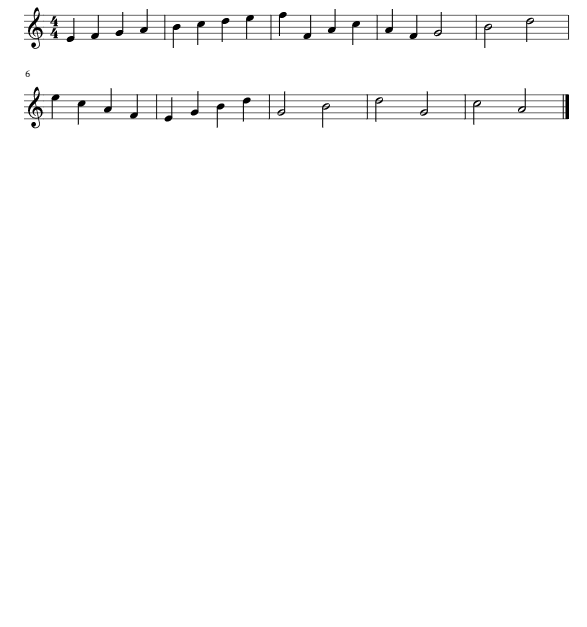
#> input picture images/8.png, 587 x 627 px
$ python extractTemplates.py
#> lines starting #> are read from the running program, lines starting #| are printed output that depends on the picture; after the words box and inside, x2 and y2 are one past the last pixel; in counts of white or black regions, pixels touching at a corner belong together
#> further down, raw_image is the input picture: shape (627, 587, 3); min 0, max 255, mean 251.2
### interpretMusic.py
import cv2
import numpy as np
import os

# given the top and bottom lines of a staff, and the location of a note within those lines, return the letter of the note
# [16 lines left out: function getNoteLetter, not called in this run]

# Function for the sorting of lines
def lines_sort_function(e):
    return float(e[0][1] + e[1][1])/2

# For staff line grouping
def euclid_distance(line_one, line_two):
    return np.sqrt(np.sum((line_one - line_two) ** 2, axis=0))

# primary function so we can use it in other scripts
def findLines(input_image_name:str):
#> called with input_image_name = './images/8.png'
    SIGMA_BLUR = 1.0
    # adjustable parameters to fine tune the edge detector
    MIN_EDGES_FRACTION = 0.04
    MAX_EDGES_FRACTION = 0.06
    # kind of a throwaway parameter, with the below, the only lines detected are the staff lines
    MIN_HOUGH_VOTES_FRACTION = 0.10
    # only look for really long continuous lines (really reliably picks out the staff lines and nothing else)
    MIN_LINE_LENGTH_FRACTION = 0.75
    # adjustable parameter to allow lines to be detected with discontinuities (up to this times the image width)
    MAX_LINE_GAP_FRACTION = 0.02

    # create a directory for the output images in this file if one doesn't exist
    if not os.path.exists("./test_images/"):
        os.mkdir("./test_images/")

    # read in the raw image with the page of sheet music
    raw_image = cv2.imread(input_image_name)
    annotated_image = raw_image.copy()
    raw_image_height, raw_image_width, _ = raw_image.shape
#> raw_image_height = 627; raw_image_width = 587

    # convert image to grayscale
    gray_image = cv2.cvtColor(raw_image, cv2.COLOR_BGR2GRAY)

    # [12 lines of commented-out code are left out]
    _, thresh_image = cv2.threshold(gray_image,250,255,cv2.THRESH_BINARY_INV + cv2.THRESH_BINARY)
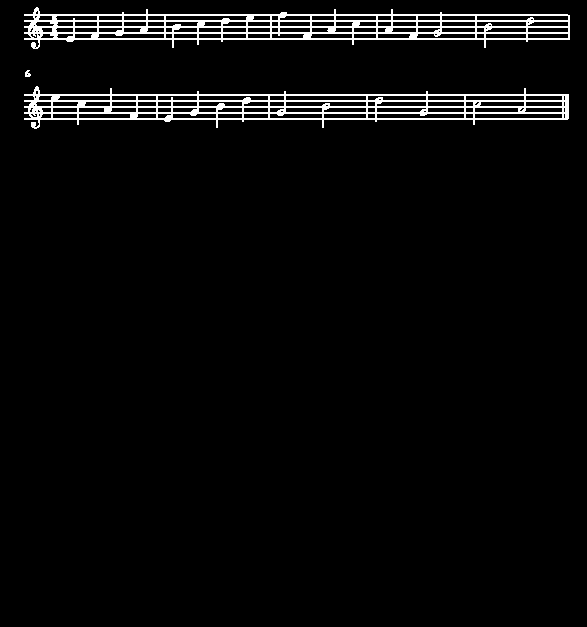
#> thresh_image: shape (627, 587); 3.7% white in thin lines or dots, all inside (x1, y1, x2, y2) = (24, 7, 570, 129)

    # create a simple kernel that is a square 0.1% the width of the image
    kernelSize = int(max((2, 0.001*thresh_image.shape[1])))
#> kernelSize = 2
    kernelShape = (kernelSize,kernelSize)
#> kernelShape = (2, 2)
    kernel = cv2.getStructuringElement(cv2.MORPH_RECT, kernelShape)
#> kernel = [[1, 1], [1, 1]]

    # # perform a morphological operations on the image to clean up small noise
    # thresh_image = cv2.morphologyEx(thresh_image, cv2.MORPH_CLOSE, kernel)
    thresh_image = cv2.morphologyEx(thresh_image, cv2.MORPH_OPEN, kernel)
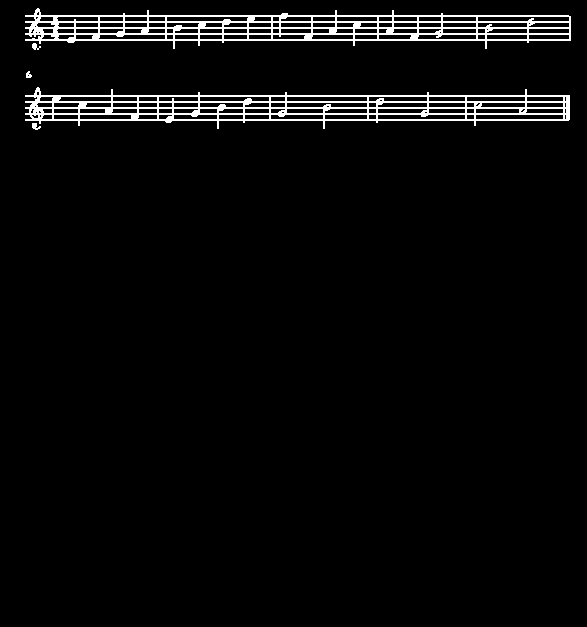
#> thresh_image: shape (627, 587); 3.7% white in thin lines or dots, all inside (x1, y1, x2, y2) = (25, 8, 571, 130)

    # use the thresholded image to throw out the background of the raw image for better line detection
    gray_image[thresh_image == 0] = 0
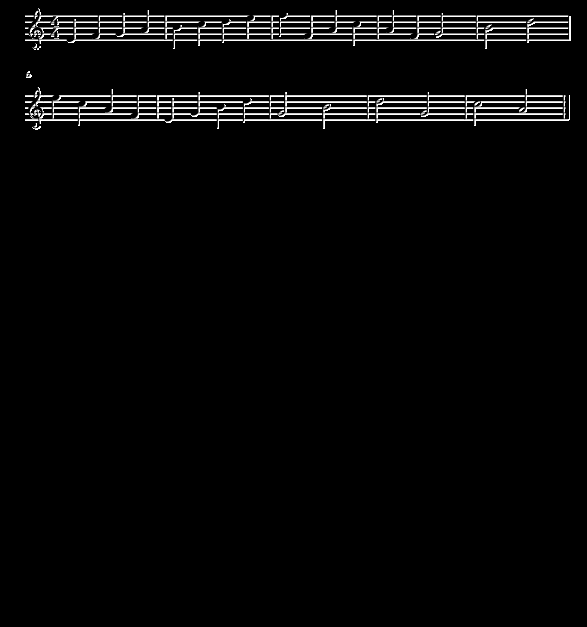
#> gray_image: shape (627, 587); min 0, max 255, mean 6.9

    cv2.imwrite("./test_images/thresholded_image.jpg", thresh_image)
    cv2.imwrite("./test_images/annotated_image.jpg", gray_image)

    # run the canny edge detector, adjusting the threshold until the number of edges
    # detected falls within the specified edge density
    thresh_canny = 1.0

    edge_image = cv2.Canny(
        image=gray_image,
        apertureSize=3,  # size of Sobel operator
        threshold1=thresh_canny,  # lower threshold
        threshold2=3*thresh_canny,  # upper threshold
        L2gradient=True  # use more accurate L2 norm
    )
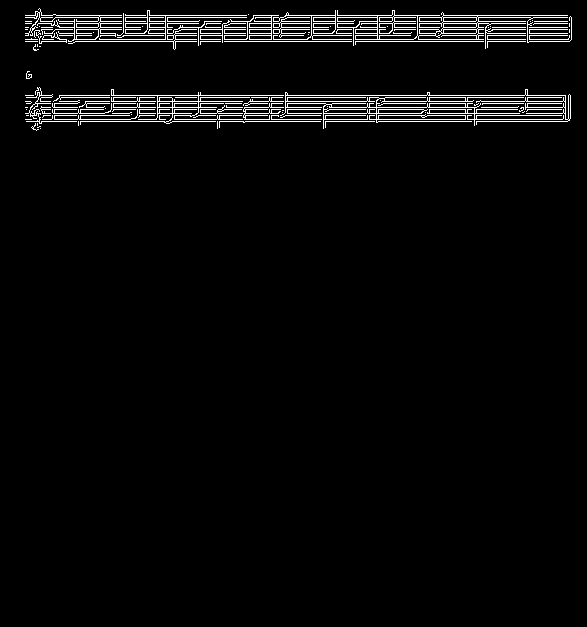
#> edge_image: shape (627, 587); 3.1% white in thin lines or dots, all inside (x1, y1, x2, y2) = (25, 8, 572, 131)

    # print("Test1")
    while np.sum(edge_image)/255 < MIN_EDGES_FRACTION * (raw_image_width * raw_image_height):
        thresh_canny *= 0.9
        edge_image = cv2.Canny(
            image=gray_image,
            apertureSize=3,  # size of Sobel operator
            threshold1=thresh_canny,  # lower threshold
            threshold2=3*thresh_canny,  # upper threshold
            L2gradient=True  # use more accurate L2 norm
        )
        if(thresh_canny < 0.001):
            break
#> this loop made 66 passes
#> thresh_canny on passes 1 to 12: 0.9, 0.81, 0.729, 0.656, 0.59, 0.531, 0.478, 0.43, 0.387, 0.349, 0.314, 0.282
#> after the loop, thresh_canny = 0.000955
    cv2.waitKey(0)

    while np.sum(edge_image)/255 > MAX_EDGES_FRACTION * (raw_image_width * raw_image_height):
        thresh_canny *= 1.1
        edge_image = cv2.Canny(
            image=gray_image,
            apertureSize=3,  # size of Sobel operator
            threshold1=thresh_canny,  # lower threshold
            threshold2=3*thresh_canny,  # upper threshold
            L2gradient=True  # use more accurate L2 norm
        )
        cv2.imshow("Test2", edge_image)
    cv2.waitKey(0)

    cv2.imwrite("./test_images/detected_edges.jpg", edge_image)

    # output shape is N, 2, 2 where N is the number of lines detected, each one having two endpoints with their own dimension (simplifies line printing later)
    houghLines = cv2.HoughLinesP(
        image=edge_image,
        rho=1,
        theta=np.pi/6, # reduce the number of angles to search through since lines will be nominally horizontal
        threshold=0, #int(edge_image.shape[1] * MIN_HOUGH_VOTES_FRACTION), NOTE: could reintroduce this, but given other parameters, the only lines detected are the ones we want
        lines=None,
        minLineLength=int(edge_image.shape[1] * MIN_LINE_LENGTH_FRACTION),
        maxLineGap=int(edge_image.shape[1] * MAX_LINE_GAP_FRACTION)
    ).squeeze().reshape(-1, 2, 2) # squeeze to remove unneccesary extra dimensions in the list, then reshape to put each endpoint in it's own array

    # Merges all lines that are within a range of each other
    SIMILARITY_THRESH = 5
    cleaned_lines = np.empty((0,2,2), np.int32)
    while 0 < len(houghLines):
        # Finds all lines that are similar to the current line and removes them from the list
        same_lines = np.empty((0,2,2))
        curr_line = houghLines[0]
        houghLines = np.delete(houghLines, 0, axis=0)
        for i, line in enumerate(houghLines):
            # Test if the euclidian distance between corresponding endpoints is less than the threshold and add to same_lines if so
            if (euclid_distance(curr_line, line) < SIMILARITY_THRESH).all():
                houghLines = np.delete(houghLines, i - same_lines.shape[0], axis=0)
                same_lines = np.vstack((same_lines, line.reshape((-1, 2, 2))))

        # Calculate the average of the similar lines and add to cleaned_lines
        new_line = np.int32((curr_line + np.sum(same_lines, axis=0)) / (same_lines.shape[0] + 1))
        cleaned_lines = np.vstack((cleaned_lines, new_line.reshape((-1, 2, 2))))
#> this loop made 10 passes
#> (curr_line, new_line) on passes 2 to 9: ([[25, 15], [567, 15]], [[25, 16], [569, 16]]), ([[25, 29], [571, 29]], [[25, 28], [571, 28]]), ([[26, 115], [570, 115]], [[25, 114], [570, 114]]), ([[25, 95], [570, 95]], [[25, 96], [570, 96]]), ([[25, 33], [571, 33]], [[25, 34], [571, 34]]), ([[25, 107], [570, 107]], [[25, 108], [570, 108]]), ([[25, 23], [571, 23]], [[25, 22], [571, 22]]), ([[26, 103], [570, 103]], [[25, 102], [570, 102]])
#> (curr_line, cleaned_lines) on pass 1: ([[25, 41], [569, 41]], [[25, 40], [570, 40]])
#> after the loop, houghLines = empty array

    # Group the lines into staff bounding boxes
    line_groups = np.empty((0, 5), dtype=np.int32)
    staff_boxes = np.empty((0, 4, 2), dtype=np.int32)

    # print the detected lines from the hough transform
    lines_image = raw_image.copy()

    for curr_line in cleaned_lines:
        # Create an array of tuples with the index, euclidean distance from the current line, and the y position of every line
        dists = np.array([
            (i, np.mean(euclid_distance(curr_line, line)), np.mean(line[:, 1])) for i, line in enumerate(cleaned_lines)
            ],
            dtype=[("i", int), ("dist", float), ("y", float)])
        # Get the indexes of the 5 smallest euclidean distance lines, sorted by their y position
        staff = np.array([i for i, _, _ in np.sort(np.sort(dists, order="dist")[:5], order="y")])

        # If it is a new staff, store and get the bounding box
        if staff not in line_groups:
            line_groups = np.vstack((line_groups, staff))
            staff_boxes = np.vstack((staff_boxes, cleaned_lines[staff[::4]].reshape(-1, 4, 2)))
            #Draw bounding box
            lines_image = cv2.rectangle(img=lines_image, pt1=staff_boxes[-1][0], pt2=staff_boxes[-1][3], color=(0, 0, 255), thickness=1)
#> this loop made 10 passes
#> (line_groups, staff_boxes) on pass 1: ([[1, 7, 2, 5, 0]], [[25, 16], [569, 16], [25, 40], [570, 40]])
#> (curr_line, line_groups) on pass 4: ([[25, 114], [570, 114]], [[1, 7, 2, 5, 0], [4, 8, 6, 3, 9]])
#> pass 1, in findLines, `lines_image = cv2.rectangle(img=lines_image, pt1=staff_boxes[-1][0], p..`:
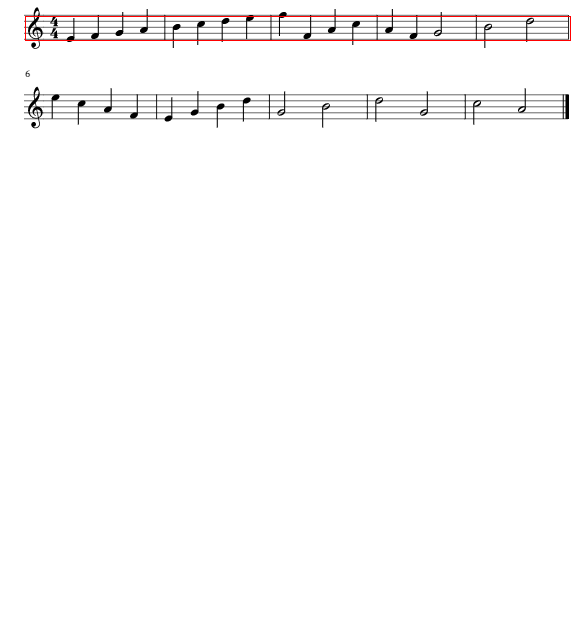
#> lines_image: shape (627, 587, 3); 0.31% of pixels changed, all inside (x1, y1, x2, y2) = (25, 16, 571, 41)
#> after the loop:
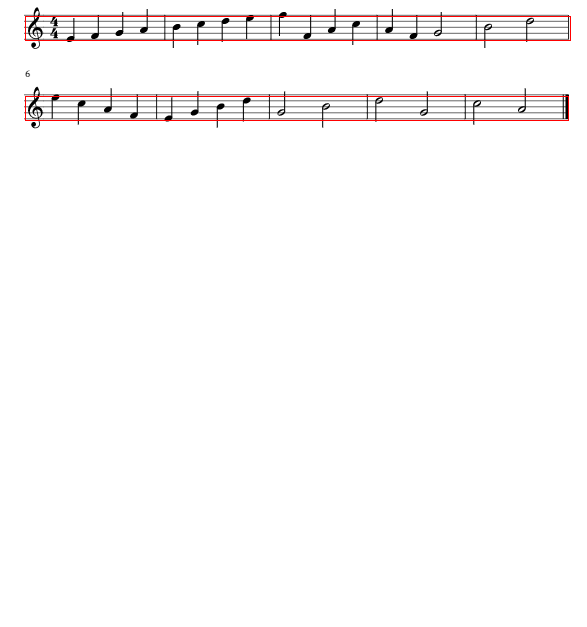
#> lines_image: shape (627, 587, 3); 0.31% of pixels changed, all inside (x1, y1, x2, y2) = (25, 96, 569, 121)

    # sort the line array (staff lines) from top to bottom
    cleaned_lines_list = list(cleaned_lines)
#> cleaned_lines_list = [[[25, 40], [570, 40]], [[25, 16], [569, 16]], [[25, 28], [571, 28]], [[25, 114], [570, 114]], [[25, 96], [570, 96]], [[25, 34], [571, 34]], [[25, 108], [570, 108]], [[25, 22], [571, 22]], [[25, 102], [570, 102]], [[25, 120], [568, 120]]]
    cleaned_lines_list = sorted(cleaned_lines_list, key=lines_sort_function)
#> cleaned_lines_list = [[[25, 16], [569, 16]], [[25, 22], [571, 22]], [[25, 28], [571, 28]], [[25, 34], [571, 34]], [[25, 40], [570, 40]], [[25, 96], [570, 96]], [[25, 102], [570, 102]], [[25, 108], [570, 108]], [[25, 114], [570, 114]], [[25, 120], [568, 120]]]

    # Draw top/bottom lines
    # print("Line Count:", len(cleaned_lines_list))
    for line_count in range(len(cleaned_lines_list)):
        staff_line = int(line_count / 5)
        cv2.line(lines_image, cleaned_lines_list[line_count][0], cleaned_lines_list[line_count][1], (255, 0, 0), thickness=1, lineType=cv2.LINE_AA)
        if(line_count % 5 == 0):
            cv2.line(lines_image, cleaned_lines_list[line_count][0], cleaned_lines_list[line_count][1], (255, 0, 0), thickness=2, lineType=cv2.LINE_AA)
            cv2.line(lines_image, cleaned_lines_list[line_count + 4][0], cleaned_lines_list[line_count + 4][1], (0, 255, 0), thickness=2, lineType=cv2.LINE_AA)
#> this loop made 10 passes
#> staff_line on passes 1 to 10: 0, 0, 0, 0, 0, 1, 1, 1, 1, 1
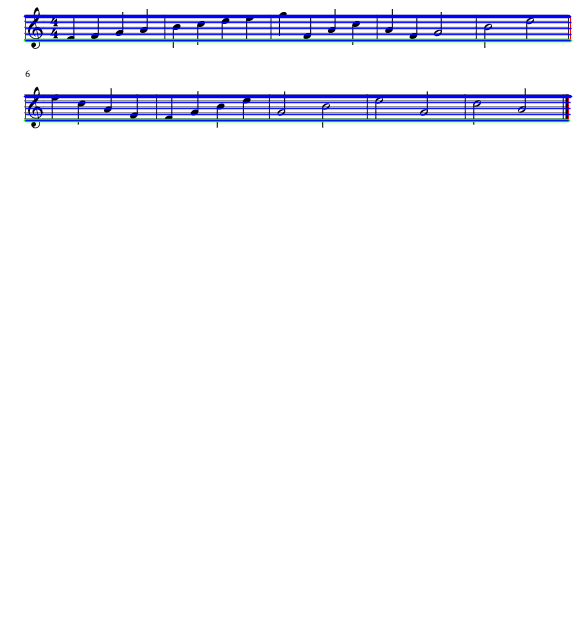
#> lines_image: shape (627, 587, 3); 5.65% of pixels changed, all inside (x1, y1, x2, y2) = (23, 14, 573, 123)

    cv2.imwrite("./test_images/detected_lines.jpg", lines_image)
    cv2.waitKey(0)

    return cleaned_lines_list, line_groups, staff_boxes

def scale_template_images(top_line, bottom_line, template_image):
    # Input: the y position of the top line of any scale, the y position of the bottom line of the same scale,
    # and an array of note images to be used for template matching
    # Output: array of scaled template images to be actually used in template matching, ordered the same as before
    scale_height = bottom_line - top_line
    # we know from the size of the scale how big a note should be approximately - 1/4 of the scale's height
    note_height = np.round(scale_height / 3.2)
    width_height_ratio = float(template_image.shape[1] / template_image.shape[0])
    # width_height_ratio = len(template_image[0]) / len(template_image)
    new_height = note_height * width_height_ratio
    scaled_image = cv2.resize(template_image, [int(np.round(new_height)), int(np.round(note_height))], interpolation=cv2.INTER_LINEAR)
    scaled_image = scaled_image

    return scaled_image

### extractTemplates.py
import cv2
import numpy as np
import interpretMusic
from playMusic import save_music

# NOTE: BIG caveat with this approach is that currently it only robustly works with image 5,
#       for the scope of this project I say we just get it working with image 5 and worry about
#       adding the ability to detect in other images as a bonus if we get there, too much of what
#       we're doing from the matching to the line detection depends on manually tuned parameters

filename = "./images/5.jpg"
filename = "./images/8.png"

raw_image = cv2.imread(filename)

# [16 lines of commented-out code are left out]

lines_sorted, _, staff_boxes = interpretMusic.findLines(filename)
#> lines_sorted has the same summary as cleaned_lines_list in findLines

for line_count in range(len(lines_sorted)):
    staff_line = int(line_count / 5)
    if(line_count % 5 == 0):
        top_line = lines_sorted[line_count]
        bottom_line = lines_sorted[line_count + 4]
#> this loop made 10 passes
#> (staff_line, top_line, bottom_line) on passes 1, 6: (0, [[25, 16], [569, 16]], [[25, 40], [570, 40]]), (1, [[25, 96], [570, 96]], [[25, 120], [568, 120]])
print(top_line[0][1])
#| 96
print(bottom_line[0][1])
#| 120

quarter_note_template_img = interpretMusic.scale_template_images(top_line[0][1], bottom_line[0][1], cv2.imread("./template_images/qtr_template.jpg"))
#> in scale_template_images, `scale_height = bottom_line - top_line`: scale_height = 24
#> in scale_template_images, `note_height = np.round(scale_height / 3.2)`: note_height = 8
#> (the run stopped early here; a loop or call above may not have finished)
